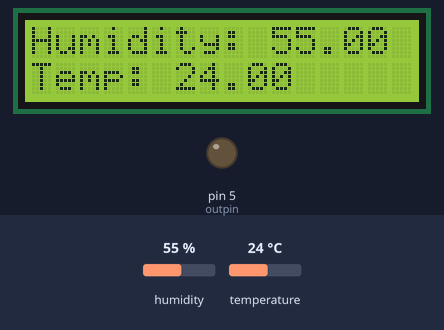
This sketch was run on a simulated Arduino Uno, built with avr-gcc and run on an emulated ATmega328P. Shown: 16×2 character LCD, output pins drawn as LEDs (lit = HIGH). Inputs (shaded band) come from the test bench; at power-on: humidity 55 %, temperature 24 °C. What the sketch prints to the serial monitor is not drawn.

Above: at 1.2 s.
1.3 s: humidity set to 68 %
At 3.4 s:
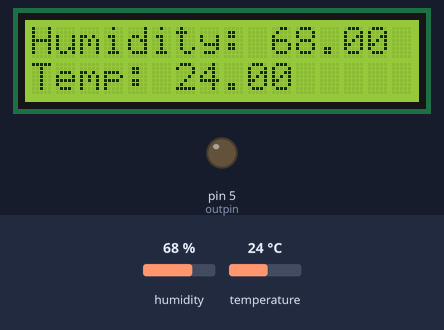
3.7 s: humidity set to 72 %
At 5.1 s:
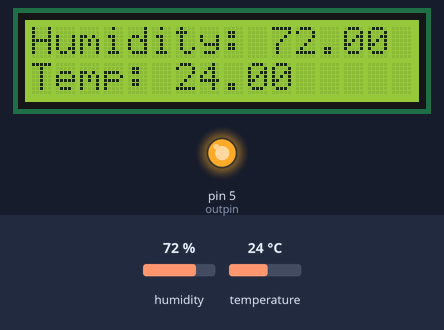
5.8 s: temperature set to 12 °C
At 6.8 s:
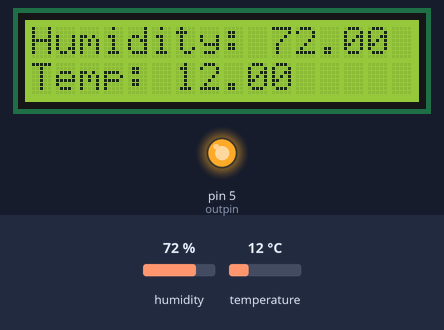
7.9 s: temperature set to 19 °C
At 9.6 s:
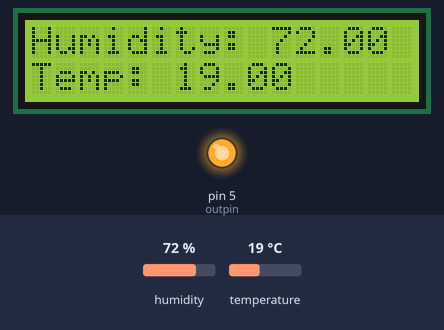
Timing chart, 0 to 11.0 s (numbered marks = the images above; inputs shaded):
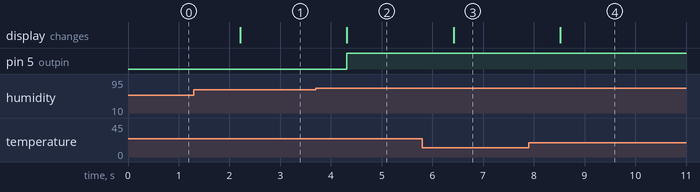

The sketch:

Humiditytempreading.ino
```cpp
  #include <dht11.h>
  #include <Wire.h>
  #include <LiquidCrystal_I2C.h>

  #define DHT11PIN 4
  int outpin = 5;

  dht11 DHT11;
  LiquidCrystal_I2C lcd(0x27, 16, 2);  // Use the correct I2C address for your LCD

  void setup() {
    Serial.begin(9600);
    pinMode(outpin, OUTPUT); // Set the outpin (pin 5) as an output

    Wire.begin();
    lcd.init();        // Initialize the LCD
    lcd.backlight();   // Turn on the backlight
  }

  void loop() {
    int chk = DHT11.read(DHT11PIN);

    Serial.println();

    Serial.print("Humidity (%): ");
    Serial.println((float)DHT11.humidity, 2);

    Serial.print("Temperature (C): ");
    Serial.println((float)DHT11.temperature, 2);

    lcd.setCursor(0, 0); // Set cursor to the first line
    lcd.print("Humidity: ");
    lcd.print((float)DHT11.humidity, 2); // Display humidity

    lcd.setCursor(0, 1); // Set cursor to the second line
    lcd.print("Temp: ");
    lcd.print((float)DHT11.temperature, 2); // Display temperature

    if (DHT11.humidity < 70) {
      digitalWrite(outpin, LOW); // Set pin 5 high if humidity is less than 70
    }
    else {
      digitalWrite(outpin, HIGH); // Otherwise, set it low
    }

    delay(1000);
  }
```

Measured:
- the behaviour switches between 69 and 70 % on humidity (found by bisection; images 1 and 2)
- after the input at 1.3 s, the display: changes after 0.92 s (image 1)
- after the input at 3.7 s, pin 5 (outpin): LOW → HIGH after 0.62 s; the display: changes after 0.62 s (image 2)
- after the input at 5.8 s, the display: changes after 0.62 s (image 3)
- after the input at 7.9 s, the display: changes after 0.62 s (image 4)
